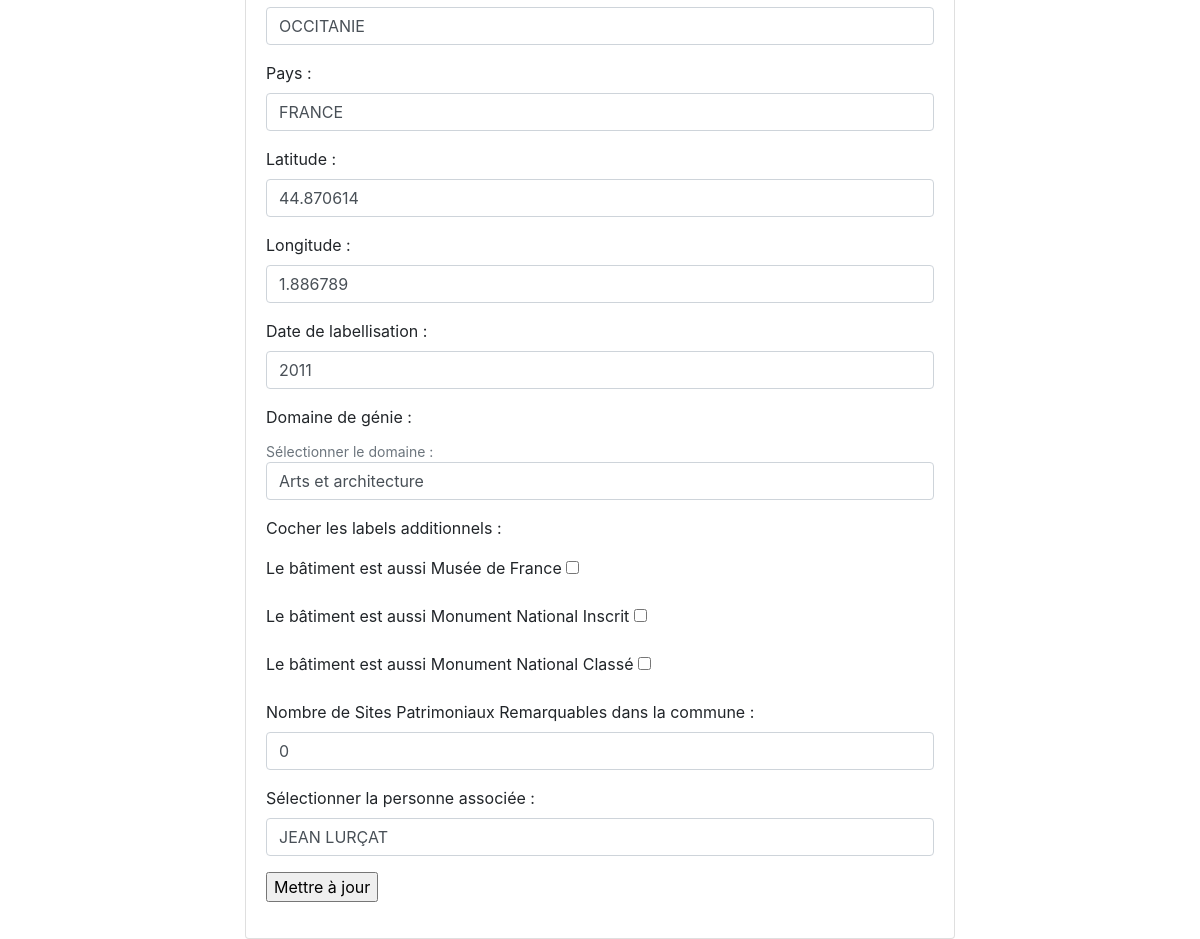
Before: /update/maisons/ATELIER-MUSÉE JEAN LURÇAT (lower part) with the older database file.
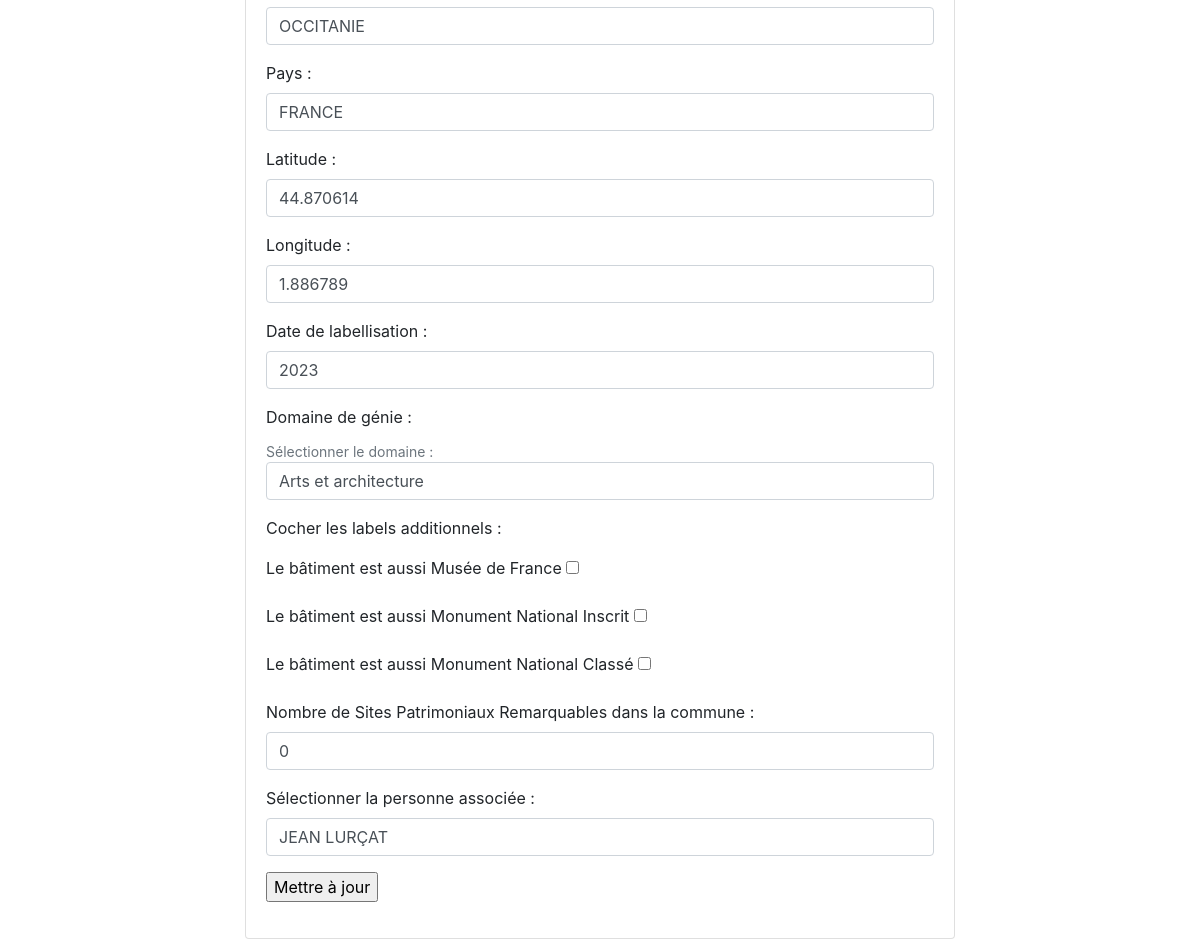
After: the same page with the newer database file.
### appli/app/models/data.py (models this page shows, shortened)
class Maisons(db.Model):
    __tablename__ = "maisons"
    id = db.Column(db.String(500), primary_key=True)
    denomination = db.Column(db.String(45))
    code_postal = db.Column(db.String(5))
    dpmt = db.Column(db.String(45))
    region = db.Column(db.String(45))
    adresse = db.Column(db.String(45))
    commune = db.Column(db.String(45))
    code_INSEE = db.Column(db.String(5))
    pays = db.Column(db.String(45))
    date_label = db.Column(db.Integer)
    latitude = db.Column(db.Float)
    longitude = db.Column(db.Float)
    museeFrance = db.Column(db.Boolean)
    monumentsInscrits = db.Column(db.Boolean)
    monumentsClasses = db.Column(db.Boolean)
    nombreSPR = db.Column(db.Integer, nullable=True)
    type = db.Column(db.Enum(Domaine))
    idWikidata = db.Column(
        db.String(20),
        db.ForeignKey('personnes.idWikidata'))
    @staticmethod
    def get_distinct_regions():
        distinct_regions = db.session.query(Maisons.region.distinct()).all()
        return [region[0] for region in distinct_regions]

### appli/app/routes/update.py (the view)
@app.route("/update/maisons/<string:nom_maison>", methods=['GET', 'POST'])
def update_maisons(nom_maison):
    distinct_regions = Maisons.get_distinct_regions()
    maison= Maisons.query.filter(Maisons.denomination == nom_maison).first()
    personne = Personnes.query.filter(Personnes.idWikidata == str(maison.idWikidata)).first()
    form = UpdateMaisons()
    form.denomination.data = maison.denomination
    form.code_postal.data = maison.code_postal
    form.adresse.data = maison.adresse
    form.commune.data = maison.commune
    form.dpmt.data = maison.dpmt
    form.region.data = maison.region
    form.code_INSEE.data = maison.code_INSEE
    form.pays.data = maison.pays
    form.date_label.data = maison.date_label
    form.latitude.data = maison.latitude
    form.longitude.data = maison.longitude
    form.museeFrance.data = maison.museeFrance
    form.monumentsInscrits.data = maison.monumentsInscrits
    form.monumentsClasses.data = maison.monumentsClasses
    form.nombreSPR.data = maison.nombreSPR
    form.type.data = maison.type.value if maison.type else ''
    form.nomIllustre.data = personne.nomIllustre if personne else ''
    form.nomIllustre.choices = [('','')] + [(personnes.nomIllustre, personnes.nomIllustre) for personnes in Personnes.query.order_by(Personnes.nomIllustre).all()]
    form.region.choices = [('','')] + [(region, region) for region in distinct_regions]
    form.type.choices = [('','')] + [(domaine.value, domaine.value) for domaine in Domaine]
    print("Formulaire est-il valide ?", form.validate_on_submit())
    if not form.validate_on_submit():
       app.logger.error("Erreurs de validation du formulaire : %s", form.errors)
    try:
        if form.validate_on_submit():
            adresse =  clean_arg(request.form.get("adresse", None))
            commune =  clean_arg(request.form.get("commune", None))
            code_postal =  clean_arg(request.form.get("code_postal", None))
            code_INSEE =  clean_arg(request.form.get("code_INSEE", None))
            dpmt =  clean_arg(request.form.get("dpmt", None))
            region =  clean_arg(request.form.get("region", None))
            pays =  clean_arg(request.form.get("pays", None))
            latitude =  clean_arg(request.form.get("latitude", None))
            longitude =  clean_arg(request.form.get("longitude", None))
            date_label =  clean_arg(request.form.get("date_label", None))
            type =  clean_arg(request.form.get("type", None))
            museeFrance =  clean_arg(request.form.get("museeFrance", None))
            monumentsInscrits =  clean_arg(request.form.get("monumentsInscrits", None))
            monumentsClasses =  clean_arg(request.form.get("monumentsClasses", None))
            nombreSPR =  clean_arg(request.form.get("nombreSPR", None))
            nomIllustre = clean_arg(request.form.get("nomIllustre", None))
            if maison:
                print(maison)
                maison.adresse = adresse
                maison.commune = commune
                maison.code_postal = code_postal
                maison.code_INSEE = code_INSEE
                maison.dpmt = dpmt
                maison.region = region
                maison.pays = pays
                maison.latitude = latitude
                maison.longitude = longitude
                maison.date_label = date_label
                maison.type = Domaine.obtenir_clef(type)
                maison.museeFrance = True if museeFrance == 'y' else False
                maison.monumentsInscrits = True if monumentsInscrits == 'y' else False
                maison.monumentsClasses = True if monumentsClasses == 'y' else False
                maison.nombreSPR = nombreSPR #if nombreSPR else None
                if nomIllustre is not None:
                    print("je détecte quelque chose")
                    pers_a_lier = Personnes.query.filter(Personnes.nomIllustre == nomIllustre).first()
                    maison.idWikidata = pers_a_lier.idWikidata
                else :
                    print("je ne détecte rien")
                    maison.idWikidata = None
                db.session.commit()
                print("mise à jour effectuée")
                return redirect(url_for('info_maisons', nom_maisons=nom_maison))
            else:
                print("Aucun information sur cette maison.")
    except Exception as e:
        print(f"Une erreur s'est produite : {str(e)}")
        db.session.rollback()
    return render_template("pages/update_maisons.html",
            sous_titre= "Update maisons",
            form=form,
            donnees=maison)

### appli/app/templates/pages/update_maisons.html (shortened to what this page needs)
{% extends "partials/conteneur.html" %}
{% block body %}
<div class="container">
    <div class="row">
        <div class="col-sm-2"></div>
        <div class="col-sm-8">
            <div class="collapse show" id="collapseExample">
                <div class="card card-body">
                    {% include "partials/formulaires/update_maison.html" %}
                </div>
            </div>
        </div>
        <div class="col-sm-2"></div>
    </div>
</div>
{% endblock %}

### appli/app/templates/partials/formulaires/update_maison.html (shortened to what this page needs)
<form action="{{url_for('update_maisons', nom_maison=donnees.denomination)}}" method="POST" name="update_maisons">
{%if donnees%}
    <div class="form-group">
        {{ form.region(class_="form-control") }}
    </div>
    <div class="form-group">
        <label for="pays">Pays : </label>
        {{ form.pays(class_="form-control") }}
    </div>
    <div class="form-group">
        <label for="latitude">Latitude : </label>
        {{ form.latitude(class_="form-control") }}
    </div>
    <div class="form-group">
        <label for="longitude">Longitude : </label>
        {{ form.longitude(class_="form-control") }}
    </div>
    <div class="form-group">
        <label for="date_label">Date de labellisation : </label>
        {{ form.date_label(class_="form-control") }}
    </div>
    <div class="form-group">
        <label for="type">Domaine de génie : </label>
        <small id="type" class="form-text text-muted">Sélectionner le domaine : </small>
        {{ form.type(class_="form-control") }}
    </div>
    <div class="form-group">
        <p>Cocher les labels additionnels : </p>
        <label for="musee_france">Le bâtiment est aussi Musée de France </label>
        {{ form.museeFrance() }}
    </div>
    <div class="form-group">
        <label for="monuments_inscrit">Le bâtiment est aussi Monument National Inscrit </label>
        {{ form.monumentsInscrits() }}
    </div>
    <div class="form-group">
        <label for="monuments_classes">Le bâtiment est aussi Monument National Classé </label>
        {{ form.monumentsClasses() }}
    </div>
    <div class="form-group">
        <label for="nombre_SPR">Nombre de Sites Patrimoniaux Remarquables dans la commune : </label>
        {{ form.nombreSPR(class_="form-control") }}
    </div>
    <div class="form-group">
        <label for="nomIllustre">Sélectionner la personne associée : </label>
        {{ form.nomIllustre(class_="form-control") }}
    </div>
    {%endif%}
    <p><input type="submit" value="Mettre à jour"></p>
</form>

Changed rows visible on the page:
changed Maisons "OCCITANIE": date_label "2011" → "2023"
